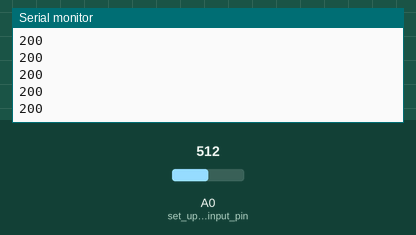
A sketch run on a simulated Arduino Uno, built with avr-gcc and run on an emulated ATmega328P. Parts: the last lines printed to the serial monitor. The inputs (shaded band) are chosen by the test bench; at power-on: A0 (set_up_your_input_pin) = 512.

Above: at 1.2 s.
1.3 s: A0 (set_up_your_input_pin) set to 716
At 1.68 s:
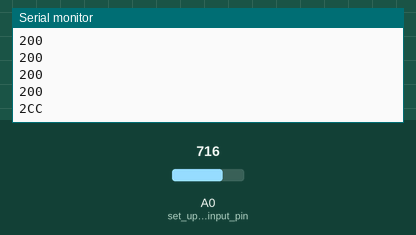
3.5 s: A0 (set_up_your_input_pin) set to 511
At 3.68 s:
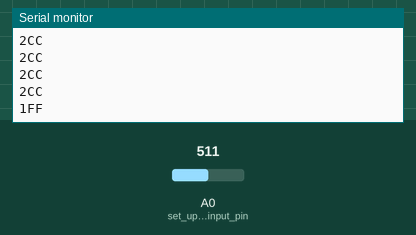
5.5 s: A0 (set_up_your_input_pin) set to 122
At 5.69 s:
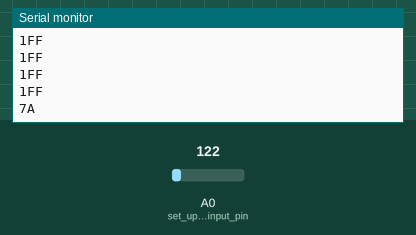

Measured:
- after the input at 1.3 s, the serial monitor: prints a new line after 0.20 s (image 1)
- after the input at 3.5 s, the serial monitor: prints a new line at once (image 2)
- after the input at 5.5 s, the serial monitor: prints a new line at once (image 3)

The sketch:

Starter.ino
```cpp
int inPin = A0;
int val;

void setup()
{
    pinMode(A0, INPUT);// set up your input pin
    Serial.begin(9600);// initialize the serial monitor at 9600 baud
}

void loop()
{
    val=analogRead(A0);// read your sensor pin A0 and store that in the "val" variable
    Serial.println(val, HEX);// print that value as a hexidecimal number in the serial monitor
    delay(250);// delay the appropriate amount of time
}
```
